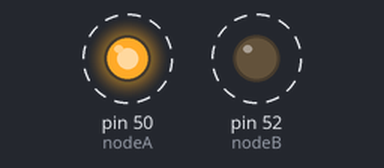
Recording of a sketch running on a simulated Arduino Mega 2560, built with avr-gcc and run on an emulated ATmega2560. Parts: output pins drawn as LEDs (lit = HIGH). Dashed ring = blinking.

Above: at 0.5 s.
Timing chart, 0 to 4.6 s (numbered marks = the images above):
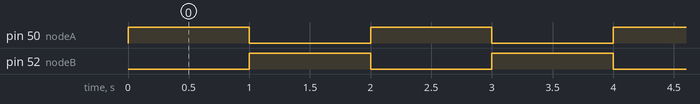

Measured:
- by itself, pin 50 (nodeA), pin 52 (nodeB): alternates HIGH for 1.0 s and LOW for 1.0 s

The sketch:

Bidirectional_Control.ino
```cpp
/**
 * Bidirectional Control
 *
 * Elijah Pivo and Jeff Lai
 * 9/23/14
 *
 */

const int nodeA = 50;
const int nodeB = 52;

void setup()
{
  pinMode(nodeA, OUTPUT);
  pinMode(nodeB, OUTPUT);
}

void loop()
{

  turnClockwise();
  delay(1000);
  turnCounterclockwise();
  delay(1000);

}

void turnClockwise() {
  digitalWrite(nodeA, HIGH);
  digitalWrite(nodeB, LOW);
}

void turnCounterclockwise() {
  digitalWrite(nodeA, LOW);
  digitalWrite(nodeB, HIGH);
}

void stop() {
  digitalWrite(nodeA, LOW);
  digitalWrite(nodeB, LOW);
}
```
